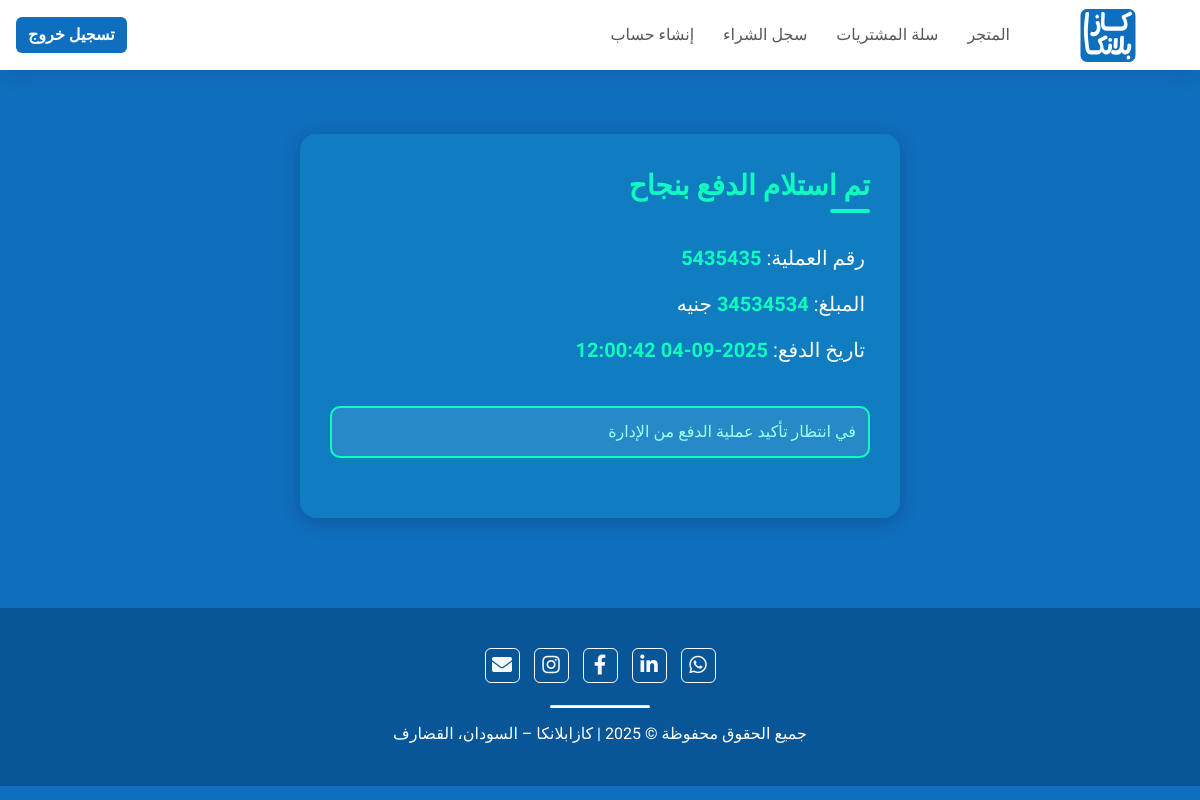
/cart/checkout/payment/waiting-confirmation/ (signed in), run on an earlier commit of the app's database.
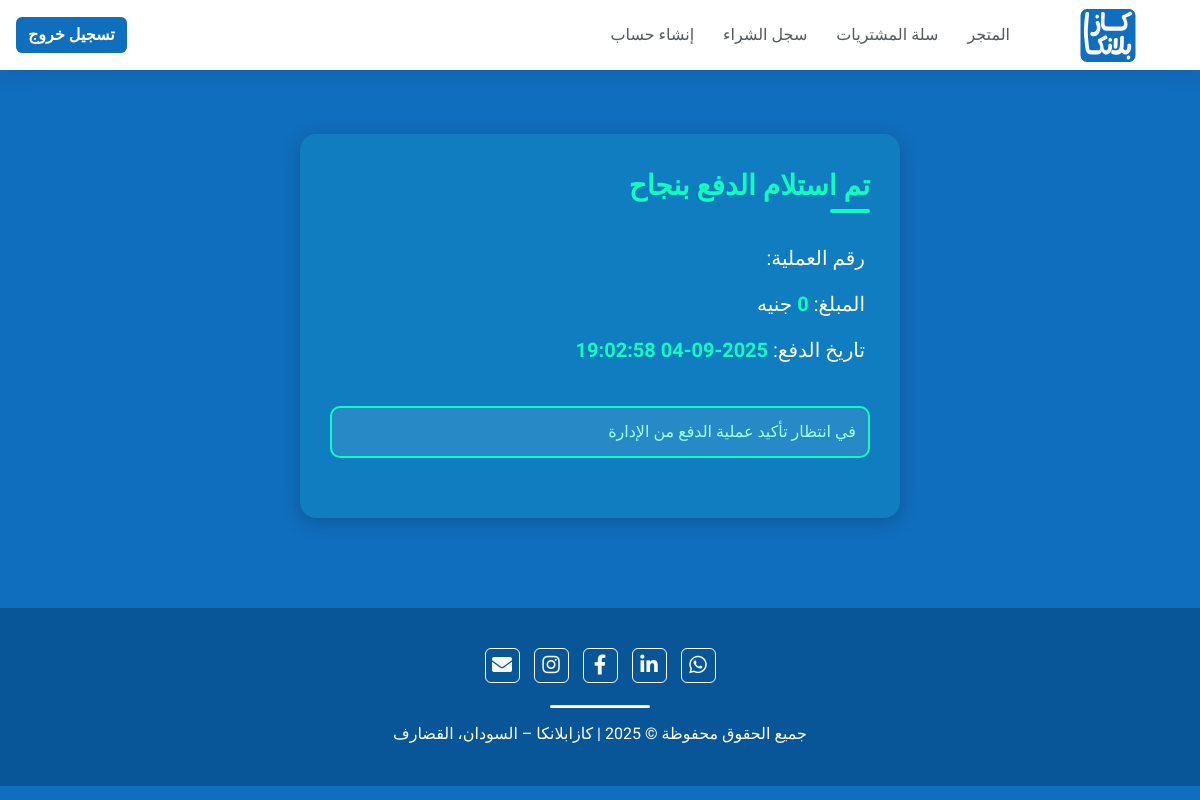
And on a later commit of the database.
### store/models.py (models this page shows, shortened)
class Payment(models.Model):
    customer = models.ForeignKey(Customer, on_delete=models.CASCADE)
    order = models.ForeignKey(Order, on_delete=models.CASCADE)
    transaction_id = models.CharField(max_length=200)
    amount = models.DecimalField(max_digits=10, decimal_places=0,default=0)
    date_paid = models.DateTimeField(auto_now_add=True)
    is_confirmed = models.BooleanField(default=False, verbose_name="Is Confirmed?")

### store/views.py (the view)
# urls.py: path('cart/checkout/payment/waiting-confirmation/', views.waiting_confirmation, name='waiting_confirmation'),
def waiting_confirmation(request):
    customer = request.user.customer
    payment = Payment.objects.filter(customer=customer).order_by('-date_paid').first()
    return render(request, 'store/waiting_confirmation.html', {'payment': payment})

### store/templates/store/waiting_confirmation.html
{% extends 'store/main.html' %}
{% load static %}
{% block content %}
<link rel="stylesheet" type="text/css" href="{% static 'css/payment.css' %}">
<div class="form-content justify-content-center" style="min-height: 200px;">
  <div class="item payment-form" style="min-height: auto; max-width: 600px;">
    {% if payment %}
        <h2 class="title text-center">تم استلام الدفع بنجاح</h2>
        <div class="account-info text-right" style="color: #fff;">
            <p>رقم العملية: <strong>{{ payment.transaction_id }}</strong></p>
            <p>المبلغ: <strong>{{ payment.amount }}</strong> جنيه</p>
            <p>تاريخ الدفع: <strong>{{ payment.date_paid|date:"Y-m-d H:i:s" }}</strong></p>
        </div>
        {% if payment.is_confirmed %}
        <div class="input-box"
        style="background: #0FFCBE;
        border: 2px solid #0ffcbe;
        border-radius: 10px;
        padding: 12px;
        color: #106ebe;
        font-weight: 700;
        margin-top: 15px;
        text-align: center;">
            تم تأكيد الدفع, في انتظار عملية الشحن
        </div>
        {% else %}
        <div class="input-box"
        style="background: rgba(255, 255, 255, 0.1);
        border: 2px solid #0FFCBE;
        border-radius: 10px;
        padding: 12px;
        color: #a0fff5;
        font-weight: 500;
        margin-top: 15px;
        text-align: center;">
            في انتظار تأكيد عملية الدفع من الإدارة
        </div>
        {% endif %}
    {% endif %}
  </div>
</div>
{% endblock %}

What changed in the data, as far as the page shows it:
removed Payment: transaction_id "5435435", amount "34534534", date_paid "2025-09-04 12:00:42"
added Payment: amount "0", date_paid "2025-09-04 19:02:58"
